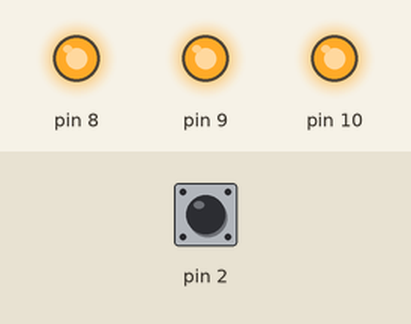
Bench run of a sketch on a simulated Arduino Uno, built with avr-gcc and run on an emulated ATmega328P. Shown: output pins drawn as LEDs (lit = HIGH). The inputs (shaded band) are chosen by the test bench; at power-on: pin 2 HIGH.

Above: at 0.12 s.
At 0.87 s:
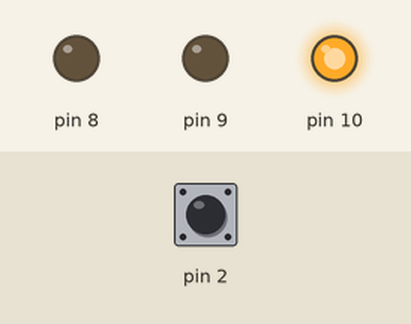
At 1.37 s:
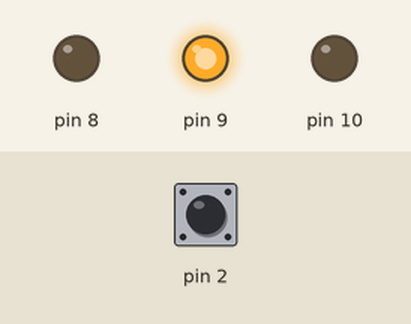
At 1.87 s:
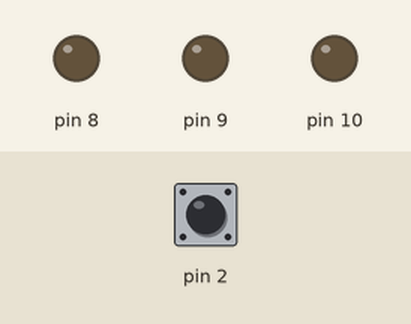
At 3.12 s:
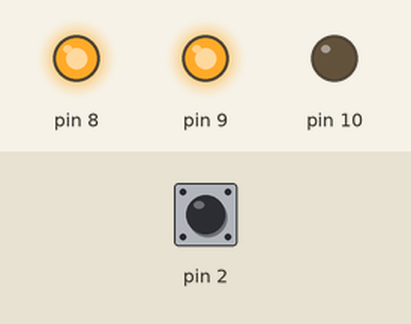
At 4.37 s:
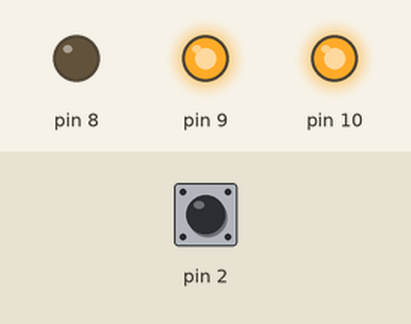
Timing chart, 0 to 4.7 s (numbered marks = the images above):
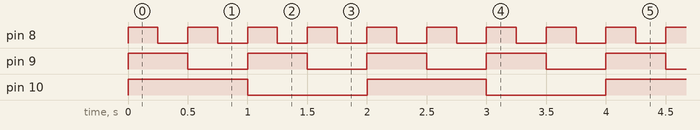

The sketch:

sketch_dec17a.ino
```cpp
//смена порядка мерцания при нажатии на кнопку
//ЛР 5. Задание 3.

bool b = true;

void setup() {
  pinMode(8, OUTPUT);
  pinMode(9, OUTPUT);
  pinMode(10, OUTPUT);
  pinMode(2, INPUT_PULLUP);
}
void loop() {

  if (digitalRead(2) == 0)
    b = !b;

  if (b)
    for (int i = 0; i <= 7; i++) {
      if (i & 0x01)
        digitalWrite(8, LOW);
      else
        digitalWrite(8, HIGH);
      if (i & 0x02)
        digitalWrite(9, LOW);
      else
        digitalWrite(9, HIGH);
      if (i & 0x04)
        digitalWrite(10, LOW);
      else
        digitalWrite(10, HIGH);
      delay(250);
    }

  else
    for (int i = 0; i <= 7; i++) {
      if (i & 0x01)
        digitalWrite(10, LOW);
      else
        digitalWrite(10, HIGH);
      if (i & 0x02)
        digitalWrite(9, LOW);
      else
        digitalWrite(9, HIGH);
      if (i & 0x04)
        digitalWrite(8, LOW);
      else
        digitalWrite(8, HIGH);
      delay(250);
    }
}
```

Measured:
- by itself, pin 8: alternates HIGH for 0.25 s and LOW for 0.25 s
- by itself, pin 9: alternates HIGH for 0.50 s and LOW for 0.50 s
- by itself, pin 10: alternates HIGH for 1.0 s and LOW for 1.0 s
